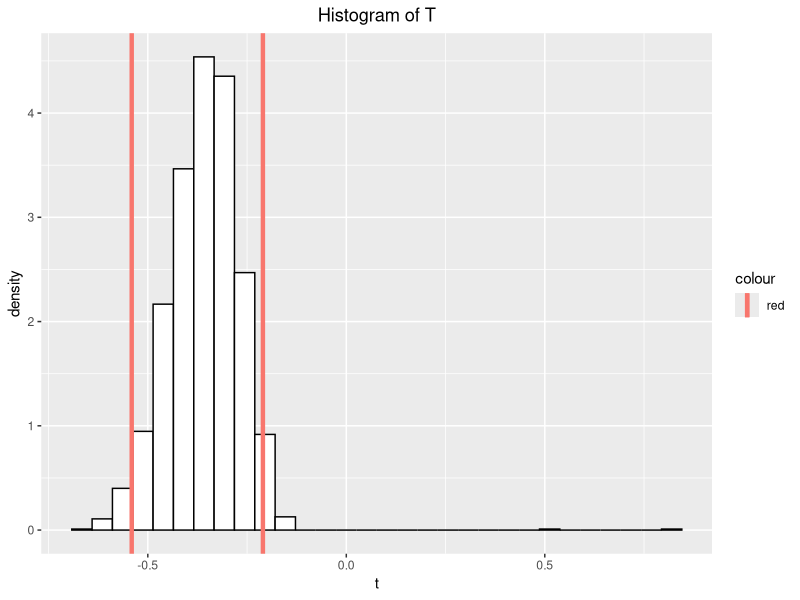
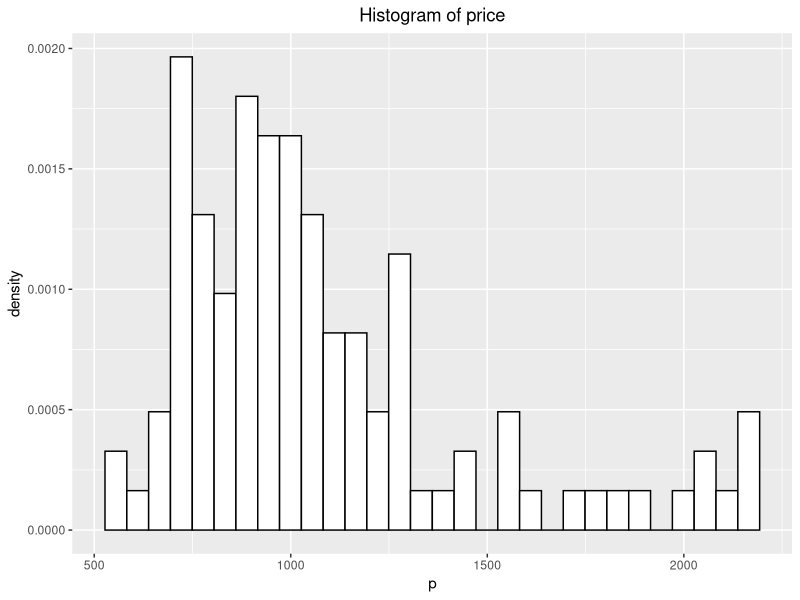
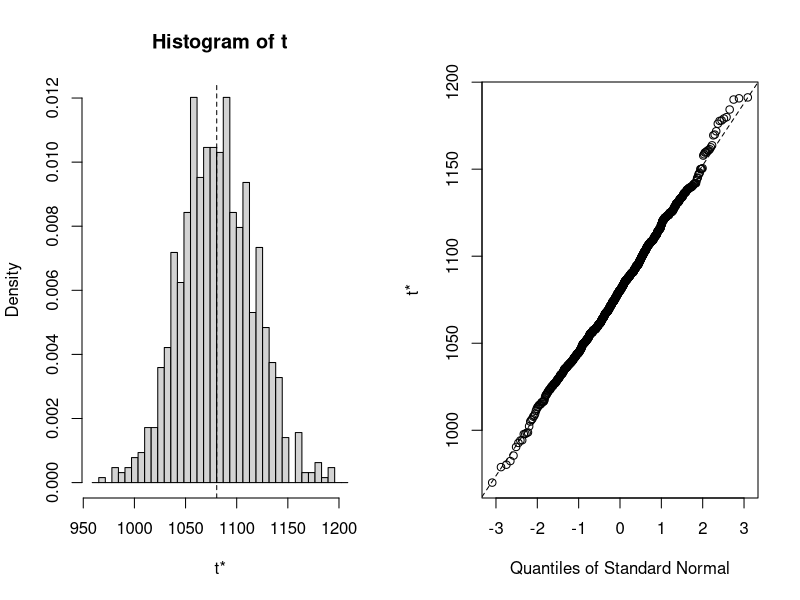

Write R code to recreate these figures, in order.
## ---- chunk 1
knitr::opts_chunk$set(echo = TRUE)
library(boot)
library(ggplot2)
data <- read.csv2('lottery.csv')
## ---- chunk 2
df <- data.frame(x = data[,4],y = data[,5])
los <- loess(y~x,data = df)
y_hat <- los[['fitted']]
Xb = df$x[which.max(y_hat)]   
Xa = df$x[which.min(y_hat)]
T_ <- (predict(los,Xb)-predict(los,Xa))/(Xb-Xa) 
print(T_)
## ---- chunk 3
stats <- function(data,vec){
 datatemp<-data[vec,]
  los = loess(y ~ x, data = datatemp)
  res <- predict(los,datatemp)
  Xb = datatemp$x[which.max(res)]   
  Xa = datatemp$x[which.min(res)]
  y_Xb = predict(los,newdata=Xb)
  y_Xa = predict(los,newdata=Xa)
  T_stat = (y_Xb - y_Xa) / (Xb-Xa)
  return(T_stat)
}
set.seed(12345)
myboot = boot(data = df, 
              statistic = stats,
              R = 2000)
print('summary for bootstrap')
myboot

df1 <- data.frame(t=myboot$t)
per95 = sort(myboot$t)[1950]
per95l = sort(myboot$t)[50]
ggplot(data = df1, aes(x = t)) + 
  ggtitle("Histogram of T") + 
  geom_histogram(aes(y=..density..),
                 colour="black",
                 fill="white",
  )+
  geom_vline(aes(xintercept = per95, color = "red"),size=1.5)+
   geom_vline(aes(xintercept = per95l, color = "red"),size=1.5)+
  theme(plot.title = ggplot2::element_text(hjust=0.5))
## ---- chunk 4
rm(list=ls())
data <- read.csv2('prices1.csv')
df <- data.frame(p = data[,1])
ggplot(data = df, aes(x = p)) + 
  ggtitle("Histogram of price") + 
  geom_histogram(aes(y=..density..),
                 colour="black",
                 fill="white",
                 bins=30) + 
  theme(plot.title = ggplot2::element_text(hjust=0.5))
print(paste0('mean value of peice is ', mean(df[,1])))
## ---- chunk 5
stat1 <- function(vec,vn){
  return(mean(vec[vn]))
}
B=1000
set.seed(12345)
res1 = boot(data$Price, stat1, R=B)
print('summary of bootstrap')
res1
print('                                                   ')
print(paste0('bias-correction : ',2*res1$t0-mean(res1$t)))
# variance of mean price (output of statistic)
var_boot <- 1/(B-1)*sum((res1$t-mean(res1$t))^2 )
print(paste0('variance : ',var_boot))
print('                                                   ')
# default is a 95% confidence interval
ci <- boot.ci(res1, type = c("perc", "bca", "norm"))
print(ci) 
plot(res1)
## ---- chunk 6
print(paste0('estimated mean is :',mean(res1$t)))
## ---- chunk 7
n = nrow(data)
constant = 1/(n*(n-1))
T_i = sapply(1:n, function(i){
  n * mean(data$Price) - (n-1) * mean(data[-i,1])
})
J_T = (1/n) * sum(T_i)
Var_jac = constant * sum((T_i - J_T)^2)
Var_jac
table = data.frame(boostrap = var_boot, jackknife= Var_jac)
print(table)
